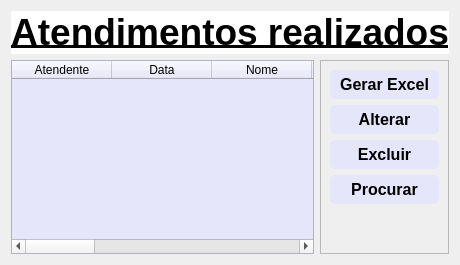
                <widget class="QWidget" name="tab_2">
                 <attribute name="title">
                  <string>Controle de Atendimentos</string>
                 </attribute>
                 <layout class="QVBoxLayout" name="verticalLayout_10">
                  <item>
                   <layout class="QVBoxLayout" name="verticalLayout_9">
                    <item>
                     <widget class="QLabel" name="label_6">
                      <property name="styleSheet">
                       <string notr="true">background-color: rgb(255, 255, 255);</string>
                      </property>
                      <property name="text">
                       <string>&lt;html&gt;&lt;head/&gt;&lt;body&gt;&lt;p align=&quot;center&quot;&gt;&lt;span style=&quot; font-size:28pt; font-weight:600; text-decoration: underline; color:#000000;&quot;&gt;Atendimentos realizados&lt;/span&gt;&lt;/p&gt;&lt;/body&gt;&lt;/html&gt;</string>
                      </property>
                     </widget>
                    </item>
                    <item>
                     <layout class="QHBoxLayout" name="horizontalLayout_6">
                      <item>
                       <widget class="QTableWidget" name="tableWidget">
                        <property name="styleSheet">
                         <string notr="true">QTableView {
    color: black;
    background-color: #E6E6FA;
}

QTableView::item:hover {
    background-color: black;
    color: white;
}
QHeaderView::section {
    background-color: #E6E6FA;
}</string>
                        </property>
                        <column>
                         <property name="text">
                          <string>Atendente</string>
                         </property>
                        </column>
                        <column>
                         <property name="text">
                          <string>Data</string>
                         </property>
                        </column>
                        <column>
                         <property name="text">
                          <string>Nome</string>
                         </property>
                        </column>
                        <column>
                         <property name="text">
                          <string>PIS/PASEP/CPF/CNPJ</string>
                         </property>
                        </column>
                        <column>
                         <property name="text">
                          <string>Nº Documento</string>
                         </property>
                        </column>
                        <column>
                         <property name="text">
                          <string>PCD</string>
                         </property>
                        </column>
                        <column>
                         <property name="text">
                          <string>Ambiente de Atendimento</string>
                         </property>
                        </column>
                        <column>
                         <property name="text">
                          <string>Tipo de Atendimento</string>
                         </property>
                        </column>
                        <column>
                         <property name="text">
                          <string>Tarefa realizada</string>
                         </property>
                        </column>
                        <column>
                         <property name="text">
                          <string>Principal Pretensão Profissional (CBO)</string>
                         </property>
                        </column>
                        <column>
                         <property name="text">
                          <string>Resultado</string>
                         </property>
                        </column>
                        <column>
                         <property name="text">
                          <string>Motivo se não encaminhado</string>
                         </property>
                        </column>
                       </widget>
                      </item>
                      <item>
                       <widget class="QFrame" name="frame_3">
                        <property name="styleSheet">
                         <string notr="true">QLineEdit {
    background-color: #E6E6FA; /*cor lilás claro*/
    border-top-left-radius:15px;
    border-bottom-right-radius:15px;
    font-size: 10pt; /*tamanho da fonte*/
}</string>
                        </property>
                        <property name="frameShape">
                         <enum>QFrame::StyledPanel</enum>
                        </property>
                        <property name="frameShadow">
                         <enum>QFrame::Raised</enum>
                        </property>
                        <layout class="QVBoxLayout" name="verticalLayout_8">
                         <item>
                          <widget class="QPushButton" name="btn_excel">
                           <property name="styleSheet">
                            <string notr="true"> 
QPushButton {
    color: black;
    background-color: #E6E6FA;
    border-radius: 5px;
    padding: 5px 10px;
    font-size: 16px;
    font-weight: bold;
}

QPushButton:hover {
    color: white;
    background-color: green;
}</string>
                           </property>
                           <property name="text">
                            <string>Gerar Excel</string>
                           </property>
                          </widget>
                         </item>
                         <item>
                          <widget class="QPushButton" name="btn_alterar">
                           <property name="styleSheet">
                            <string notr="true"> 
QPushButton {
    color: black;
    background-color: #E6E6FA;
    border-radius: 5px;
    padding: 5px 10px;
    font-size: 16px;
    font-weight: bold;
}

QPushButton:hover {
    color: white;
    background-color: green;
}</string>
                           </property>
                           <property name="text">
                            <string>Alterar</string>
                           </property>
                          </widget>
                         </item>
                         <item>
                          <widget class="QPushButton" name="btn_excluir">
                           <property name="styleSheet">
                            <string notr="true"> 
QPushButton {
    color: black;
    background-color: #E6E6FA;
    border-radius: 5px;
    padding: 5px 10px;
    font-size: 16px;
    font-weight: bold;
}

QPushButton:hover {
    color: white;
    background-color: green;
}</string>
                           </property>
                           <property name="text">
                            <string>Excluir</string>
                           </property>
                          </widget>
                         </item>
                         <item>
                          <widget class="QPushButton" name="btn_procurar">
                           <property name="styleSheet">
                            <string notr="true"> 
QPushButton {
    color: black;
    background-color: #E6E6FA;
    border-radius: 5px;
    padding: 5px 10px;
    font-size: 16px;
    font-weight: bold;
}

QPushButton:hover {
    color: white;
    background-color: green;
}</string>
                           </property>
                           <property name="text">
                            <string>Procurar</string>
                           </property>
                          </widget>
                         </item>
                         <item>
                          <spacer name="verticalSpacer_2">
                           <property name="orientation">
                            <enum>Qt::Vertical</enum>
                           </property>
                           <property name="sizeHint" stdset="0">
                            <size>
                             <width>20</width>
                             <height>40</height>
                            </size>
                           </property>
                          </spacer>
                         </item>
                        </layout>
                       </widget>
                      </item>
                     </layout>
                    </item>
                   </layout>
                  </item>
                 </layout>
                </widget>
